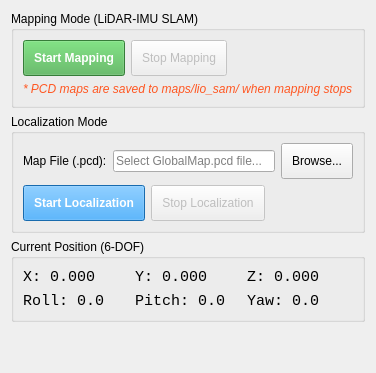
      <widget class="QWidget" name="tabLioSam">
       <attribute name="title">
        <string>LIO-SAM</string>
       </attribute>
       <layout class="QVBoxLayout" name="verticalLayout_12">
        <item>
         <widget class="QGroupBox" name="groupLioSamMapping">
          <property name="title">
           <string>Mapping Mode (LiDAR-IMU SLAM)</string>
          </property>
          <layout class="QVBoxLayout" name="verticalLayout_13">
           <item>
            <layout class="QHBoxLayout" name="horizontalLayout_12">
             <item>
              <widget class="QPushButton" name="btnStartLioSamMapping">
               <property name="minimumSize">
                <size>
                 <width>0</width>
                 <height>32</height>
                </size>
               </property>
               <property name="text">
                <string>Start Mapping</string>
               </property>
               <property name="styleSheet">
                <string notr="true">background-color: #4CAF50; color: white; font-weight: bold; padding: 10px;</string>
               </property>
              </widget>
             </item>
             <item>
              <widget class="QPushButton" name="btnStopLioSamMapping">
               <property name="enabled">
                <bool>false</bool>
               </property>
               <property name="minimumSize">
                <size>
                 <width>0</width>
                 <height>32</height>
                </size>
               </property>
               <property name="text">
                <string>Stop Mapping</string>
               </property>
               <property name="styleSheet">
                <string notr="true">padding: 10px;</string>
               </property>
              </widget>
             </item>
             <item>
              <spacer name="horizontalSpacer_9">
               <property name="orientation">
                <enum>Qt::Horizontal</enum>
               </property>
               <property name="sizeHint" stdset="0">
                <size>
                 <width>40</width>
                 <height>20</height>
                </size>
               </property>
              </spacer>
             </item>
            </layout>
           </item>
           <item>
            <widget class="QLabel" name="lblLioSamInfo">
             <property name="text">
              <string>* PCD maps are saved to maps/lio_sam/ when mapping stops</string>
             </property>
             <property name="styleSheet">
              <string notr="true">font-style: italic; color: #FF5722;</string>
             </property>
            </widget>
           </item>
          </layout>
         </widget>
        </item>
        <item>
         <widget class="QGroupBox" name="groupLioSamLoc">
          <property name="title">
           <string>Localization Mode</string>
          </property>
          <layout class="QVBoxLayout" name="verticalLayout_14">
           <item>
            <layout class="QHBoxLayout" name="horizontalLayout_13">
             <item>
              <widget class="QLabel" name="lblLioSamMapPath">
               <property name="text">
                <string>Map File (.pcd):</string>
               </property>
              </widget>
             </item>
             <item>
              <widget class="QLineEdit" name="txtLioSamMapPath">
               <property name="placeholderText">
                <string>Select GlobalMap.pcd file...</string>
               </property>
              </widget>
             </item>
             <item>
              <widget class="QPushButton" name="btnBrowseLioSamMap">
               <property name="minimumSize">
                <size>
                 <width>0</width>
                 <height>32</height>
                </size>
               </property>
               <property name="text">
                <string>Browse...</string>
               </property>
               <property name="styleSheet">
                <string notr="true">padding: 10px;</string>
               </property>
              </widget>
             </item>
            </layout>
           </item>
           <item>
            <layout class="QHBoxLayout" name="horizontalLayout_14">
             <item>
              <widget class="QPushButton" name="btnStartLioSamLoc">
               <property name="minimumSize">
                <size>
                 <width>0</width>
                 <height>32</height>
                </size>
               </property>
               <property name="text">
                <string>Start Localization</string>
               </property>
               <property name="styleSheet">
                <string notr="true">background-color: #2196F3; color: white; font-weight: bold; padding: 10px;</string>
               </property>
              </widget>
             </item>
             <item>
              <widget class="QPushButton" name="btnStopLioSamLoc">
               <property name="enabled">
                <bool>false</bool>
               </property>
               <property name="minimumSize">
                <size>
                 <width>0</width>
                 <height>32</height>
                </size>
               </property>
               <property name="text">
                <string>Stop Localization</string>
               </property>
               <property name="styleSheet">
                <string notr="true">padding: 10px;</string>
               </property>
              </widget>
             </item>
             <item>
              <spacer name="horizontalSpacer_10">
               <property name="orientation">
                <enum>Qt::Horizontal</enum>
               </property>
               <property name="sizeHint" stdset="0">
                <size>
                 <width>40</width>
                 <height>20</height>
                </size>
               </property>
              </spacer>
             </item>
            </layout>
           </item>
          </layout>
         </widget>
        </item>
        <item>
         <widget class="QGroupBox" name="groupLioSamPos">
          <property name="title">
           <string>Current Position (6-DOF)</string>
          </property>
          <layout class="QGridLayout" name="gridLayout_3">
           <item row="0" column="0">
            <widget class="QLabel" name="lblLioSamPosX">
             <property name="font">
              <font>
               <family>Monospace</family>
               <pointsize>11</pointsize>
              </font>
             </property>
             <property name="text">
              <string>X: 0.000</string>
             </property>
            </widget>
           </item>
           <item row="0" column="1">
            <widget class="QLabel" name="lblLioSamPosY">
             <property name="font">
              <font>
               <family>Monospace</family>
               <pointsize>11</pointsize>
              </font>
             </property>
             <property name="text">
              <string>Y: 0.000</string>
             </property>
            </widget>
           </item>
           <item row="0" column="2">
            <widget class="QLabel" name="lblLioSamPosZ">
             <property name="font">
              <font>
               <family>Monospace</family>
               <pointsize>11</pointsize>
              </font>
             </property>
             <property name="text">
              <string>Z: 0.000</string>
             </property>
            </widget>
           </item>
           <item row="1" column="0">
            <widget class="QLabel" name="lblLioSamRoll">
             <property name="font">
              <font>
               <family>Monospace</family>
               <pointsize>11</pointsize>
              </font>
             </property>
             <property name="text">
              <string>Roll: 0.0</string>
             </property>
            </widget>
           </item>
           <item row="1" column="1">
            <widget class="QLabel" name="lblLioSamPitch">
             <property name="font">
              <font>
               <family>Monospace</family>
               <pointsize>11</pointsize>
              </font>
             </property>
             <property name="text">
              <string>Pitch: 0.0</string>
             </property>
            </widget>
           </item>
           <item row="1" column="2">
            <widget class="QLabel" name="lblLioSamYaw">
             <property name="font">
              <font>
               <family>Monospace</family>
               <pointsize>11</pointsize>
              </font>
             </property>
             <property name="text">
              <string>Yaw: 0.0</string>
             </property>
            </widget>
           </item>
          </layout>
         </widget>
        </item>
        <item>
         <spacer name="verticalSpacer_4">
          <property name="orientation">
           <enum>Qt::Vertical</enum>
          </property>
          <property name="sizeHint" stdset="0">
           <size>
            <width>20</width>
            <height>40</height>
           </size>
          </property>
         </spacer>
        </item>
       </layout>
      </widget>
